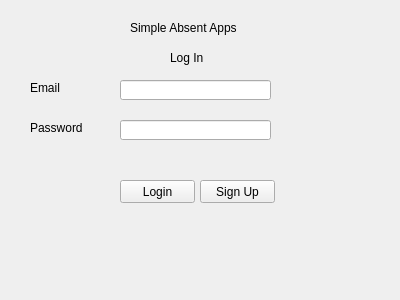
<?xml version="1.0" encoding="UTF-8"?>
<ui version="4.0">
 <class>Form</class>
 <widget class="QWidget" name="Form">
  <property name="geometry">
   <rect>
    <x>0</x>
    <y>0</y>
    <width>400</width>
    <height>300</height>
   </rect>
  </property>
  <property name="windowTitle">
   <string>Form</string>
  </property>
  <widget class="QPushButton" name="loginbutton">
   <property name="geometry">
    <rect>
     <x>120</x>
     <y>180</y>
     <width>75</width>
     <height>23</height>
    </rect>
   </property>
   <property name="text">
    <string>Login</string>
   </property>
  </widget>
  <widget class="QLabel" name="label">
   <property name="geometry">
    <rect>
     <x>30</x>
     <y>80</y>
     <width>81</width>
     <height>16</height>
    </rect>
   </property>
   <property name="text">
    <string>Email</string>
   </property>
  </widget>
  <widget class="QLabel" name="label_2">
   <property name="geometry">
    <rect>
     <x>30</x>
     <y>120</y>
     <width>61</width>
     <height>16</height>
    </rect>
   </property>
   <property name="text">
    <string>Password</string>
   </property>
  </widget>
  <widget class="QLineEdit" name="email">
   <property name="geometry">
    <rect>
     <x>120</x>
     <y>80</y>
     <width>151</width>
     <height>20</height>
    </rect>
   </property>
  </widget>
  <widget class="QLineEdit" name="password">
   <property name="geometry">
    <rect>
     <x>120</x>
     <y>120</y>
     <width>151</width>
     <height>20</height>
    </rect>
   </property>
  </widget>
  <widget class="QPushButton" name="createaccbutton">
   <property name="geometry">
    <rect>
     <x>200</x>
     <y>180</y>
     <width>75</width>
     <height>23</height>
    </rect>
   </property>
   <property name="text">
    <string>Sign Up</string>
   </property>
  </widget>
  <widget class="QLabel" name="label_3">
   <property name="geometry">
    <rect>
     <x>130</x>
     <y>20</y>
     <width>141</width>
     <height>16</height>
    </rect>
   </property>
   <property name="text">
    <string>Simple Absent Apps</string>
   </property>
  </widget>
  <widget class="QLabel" name="label_4">
   <property name="geometry">
    <rect>
     <x>170</x>
     <y>50</y>
     <width>71</width>
     <height>16</height>
    </rect>
   </property>
   <property name="text">
    <string>Log In</string>
   </property>
  </widget>
 </widget>
 <resources/>
 <connections/>
</ui>
